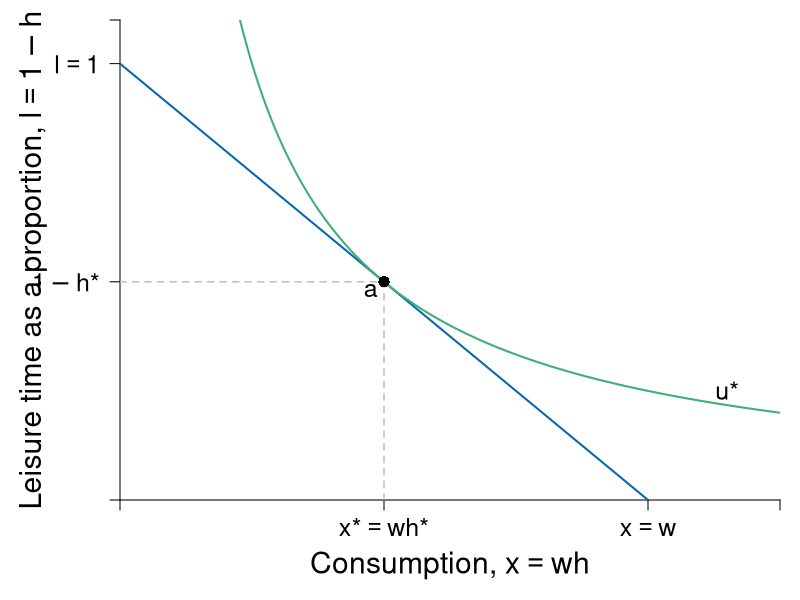

Write the R code that produced this figure.
require(shape)
pdf(file = "indmarketdemand/demand_cd_indiff_veblen_initial.pdf", width = 9, height = 7)

#Set parameters for graphics
pointsize <- 1.8
axislabelsize <- 1.8
labelsize <- 1.5
namesize <- 1.8
annotatesize <- 1.5
graphlinewidth <- 2
segmentlinewidth <- 1.5

COL <- c("#7fc97f", "#beaed4", "#fdc086", "#ffff99", "#386cb0", "#f0027f", "#bf5b17", "#666666")
COLA <- c("#99d8c9","#66c2a4","#41ae76", "#238b45", "#005824")
COLB <- c("#4eb3d3", "#2b8cbe", "#0868ac","#084081")

#Edited the margins to cater for the larger LHS labels
par(mar =  c(5, 6, 1, 1))

uA <- function(x, y, alpha = 0.5) {
  x^(alpha)*y^(1 - alpha)
}

uA <- function(x, y, alpha = 0.5) {
  x^(alpha)*y^(1 - alpha)
}


bcA <- function(x, w = 1, h = 1) {
  h - w*x
}


xlims <- c(0, 5)
ylims <- c(0, 1.1)

npts <- 501 
x <- seq(xlims[1], xlims[2], length.out = npts)
y <- seq(ylims[1], ylims[2], length.out = npts) 
a <- c(1)

plot(0, 0, xlim = xlims, ylim = ylims, type = "n",
     xlab = expression(paste("")),
     ylab = expression(paste("")), 
     xaxt = "n", 
     yaxt = "n", 
     cex.lab = axislabelsize, 
     bty = "n",
     xaxs="i", 
     yaxs="i")

# ticksy <- seq(from = 0, to = ylims[2], by = 2)
# ylabels <- seq(from = 0, to = ylims[2], by = 2)
# ticksx <- seq(from = 0, to = xlims[2], by = 2)
# xlabels <- seq(from = 0, to = xlims[2], by = 2)
ticksy <- c(0, 0.5, 1, ylims[2])
ylabels <- c(NA, expression(paste(1 - h,"*")), expression(paste(l == 1)), NA)
ticksx <- c(0, 2,  4, xlims[2])
xlabels <- c(NA, expression(paste(x,"*" == w*h,"*")),  expression(paste(x == w)), NA)

axis(1, at = ticksx, pos = 0, labels = xlabels, cex.axis = labelsize)
axis(2, at = ticksy, pos = 0, labels = ylabels, las = 1, cex.axis = labelsize)

npts <- 500 
xx1 <- seq(xlims[1], xlims[2], length.out = npts)

lines(xx1, bcA(xx1, w = 0.25, h = 1), col = COLB[3], lwd = graphlinewidth)
#lines(xx1, indiffA1(xx1, uA = 20, rmax = 2.5, xmax = 10), col = COLB[4], lwd = graphlinewidth)


text(0.5*xlims[2], -0.15, expression(paste("Consumption, ", x == w*h)), xpd = TRUE, cex = axislabelsize) 
#mtext(expression(paste("Consumption, ", x == w*h)), side=1, line = 2.5, cex = axislabelsize)
text(-0.66, 0.5*ylims[2], expression(paste("Leisure time as a proportion, ", l == 1 - h)), xpd = TRUE, cex = axislabelsize, srt = 90) 


#Label the iso-welfare functions for the HG, Aisha
# text(4.6, 0.04, expression(u[1]^v))
# text(4.6, 0.13, expression(u[2]^v))
text(4.6, 0.25, expression(paste(u,"*")), cex = annotatesize)

contour(x, y, 
        outer(x, y, uA),
        drawlabels = FALSE,
        col = COLA[3],
        lwd = graphlinewidth,
        levels = a, 
        xaxs="i", 
        yaxs="i", 
        add = TRUE)

segments(0, 0.5, 2, 0.5, lty = 2, col = "gray" , lwd = segmentlinewidth)
segments(2, 0, 2, 0.5, lty = 2, col = "gray" , lwd = segmentlinewidth)
points(2, 0.5, pch = 16, col = "black", cex = 1.5)
text(1.9, 0.48, expression(a), cex = annotatesize)

text(10, 10, expression(paste("Budget constraint, ", bc[1])))
Arrows(10, 9.7, 10, 2.5, col = "black", lty = 1, lwd = 2, arr.type = "triangle", arr.lwd = 0.5)


dev.off()
